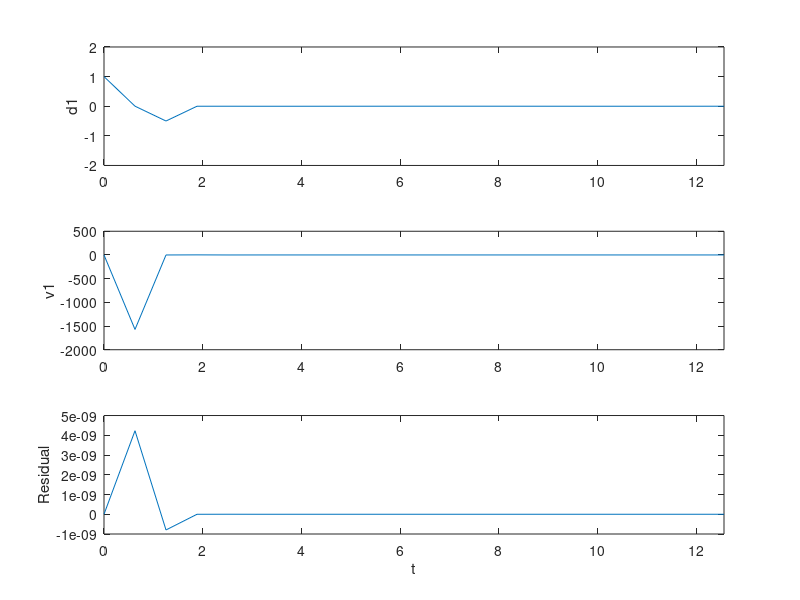
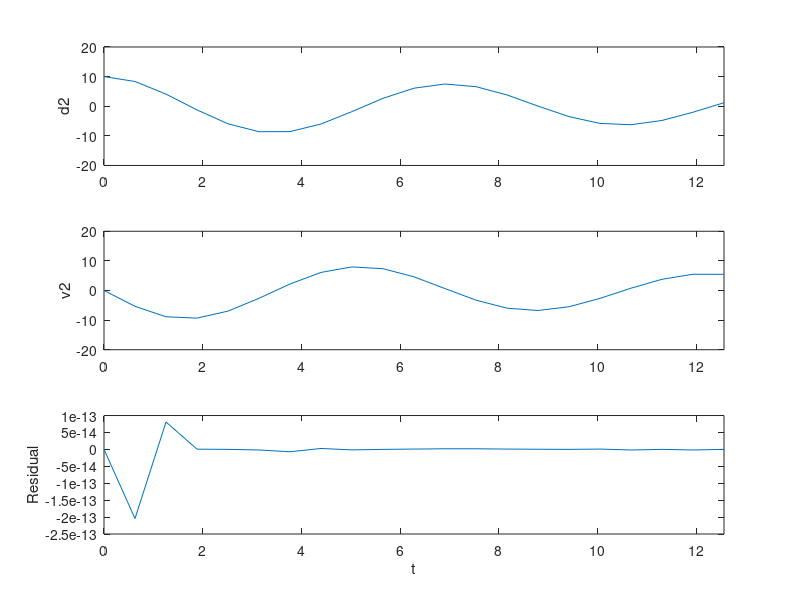

Source code (MATLAB) for these figures, in order:
% Ingrid Lan - Feb. 2020
% Hughes Section 9.3 Exercise 16
% Linear IVP: Md'' + Kd = 0, where d = [d1; d2]
clear all; clc; clf; close all;

% System parameters
m1    = 1.0;
m2    = 1.0;
k1    = 1.0E4;
k2    = 1.0;

M = [m1, 0; 0, m2];
K = [k1 + k2, -k2; -k2, k2];

% Determine eigenvalues & eigenvectors
% Substituting d = A*sin(wt) into the system yields 
% -M A w^2 sin(wt) + K A sin(wt) = 0
% K A = w^2 M A
[evec, eval] = eig(K, M);
w = sqrt(diag(eval));

% Time stepping
% oscillation period T1 = 2 * pi / w1
T  = 2*pi / w(1);
dt = T / 10;
NN = 2;
t = 0 : dt : NN * T; % run for NN periods

d = zeros(2, length(t));        % Displacement
v = zeros(2, length(t));        % Velocity
a = zeros(2, length(t));        % Acceleration
r = zeros(2, length(t));        % Residual (for debugging)

% Initial conditions
d(:, 1) = [1; 10];
v(:, 1) = [0;  0];
a(:, 1) = M \ (-K * d(:, 1));

% (a): damped_Newmark
% (b): gen-alpha-2nd_order_IVP
% (c): gen-alpha-1st_order_IVP
method = 'b';

switch method
    
    % ================= Damped Newmark-beta ================= %
    case 'a'
        
        method_name = 'damped_Newmark';

        gamma = 0.6;
        beta  = 0.3025;
        
        for i = 2 : length(t)
            
            % Predictors
            d_predictor = d(:, i - 1) + dt * v(:, i - 1) + ...
                          dt^2 / 2 * (1 - 2 * beta) * a(:, i - 1);
            v_predictor = v(:, i - 1) + (1 - gamma) * dt * a(:, i - 1);
            
            % Recursion relation for a_(n+1)
            a(:, i) = (M + beta * dt^2 * K) \ -K * d_predictor;
            
            d(:, i) = d_predictor + beta * dt^2 * a(:, i);
            v(:, i) = v_predictor + gamma * dt * a(:, i);
            
            % Compute residual
            r(:, i) = M * a(:, i) + K * d(:, i);
            
        end
                
    % ================= Gen-alpha for 2nd-order IVP ================= %
    case 'b'
        
        method_name = 'gen-alpha-2nd_order_IVP';
        
        % Reference: Chung & Hulbert (1993). A time integration algorithm
        % for structural dynamics with improved numerical dissipation: The
        % generalized-alpha method.
        
        rho_inf = 0.0;
        
        alpha_m = (2.0 - rho_inf) / (1 + rho_inf);
        alpha_f = 1 / (1 + rho_inf);
        gamma   = 0.5 + alpha_m - alpha_f;
        beta    = (1 + alpha_m - alpha_f)^2 / 4; 
        
        for i = 2 : length(t)
            d_n = d(:, i - 1);
            v_n = v(:, i - 1);
            a_n = a(:, i - 1);
            
            % Solve K_eff * a_(n+1) = F_eff
            K_eff = alpha_m * M + alpha_f * beta * dt^2 * K;
            F_eff = -(1 - alpha_m) * M * a_n - ...
                    K * ( d_n + alpha_f * dt * v_n + ...
                    alpha_f * dt^2 / 2 * (1 - 2 * beta) * a_n );
                
            a(:, i) = K_eff \ F_eff;
            v(:, i) = v_n + dt * ( (1 - gamma) * a_n + gamma * a(:, i) );
            d(:, i) = d_n + dt * v_n + dt^2 / 2 * ...
                      ( (1 - 2 * beta) * a_n + 2 * beta * a(:, i) );
            
            % Compute residual
            r(:, i) = M * ( (1-alpha_m) * a(:, i-1) + alpha_m * a(:, i) ) ...
                + K * ( (1-alpha_f) * d(:, i-1) + alpha_f * d(:, i) );
            
        end
                
    % ================= Gen-alpha for 1st-order IVP ================= %
    case 'c'
        
        method_name = 'gen-alpha-1st_order_IVP';
        
        % Reference: Kadapa et al. (2017). On the advantages of using the
        % first-order generalized-alpha scheme for structural dynamic problems.
        
        rho_inf = 0.5;
        
        alpha_m = 0.5 * (3 - rho_inf) / (1 + rho_inf);
        alpha_f = 1 / (1 + rho_inf);
        gamma   = 0.5 + alpha_m - alpha_f;
        
        dot_d = zeros(2, length(t));    % Time derivative of displacement
        dot_v = zeros(2, length(t));    % Time derivative of velocity
        
        % Initial conditions
        dot_d(:, 1) = [0; 0];
        dot_v(:, 1) = M \ (-K * d(:, 1));
        
        for i = 2 : length(t)
            
            d_n = d(:, i - 1);
            v_n = v(:, i - 1);
            dot_d_n = dot_d(:, i - 1);
            dot_v_n = dot_v(:, i - 1);
            
            % Solve K_eff * d_(n+1) = F_eff
            K_eff = alpha_m^2 / (alpha_f * gamma^2 * dt^2) * M + alpha_f * K;
            F_eff = -(1 - alpha_m) * M * dot_v_n - (1 - alpha_f) * K * d_n + ...
                    alpha_m * M * ( alpha_m / (alpha_f * gamma^2 * dt^2) * d_n + ...
                    1 / (alpha_f * gamma * dt) * v_n - (gamma - 1) / gamma * dot_v_n - ...
                    (gamma - alpha_m) / (alpha_f * gamma^2 * dt) * dot_d_n );
            
            d(:, i) = K_eff \ F_eff;
            dot_d(:, i) = 1 / (gamma * dt) * ( d(:, i) - d_n ) + ...
                          (gamma - 1) / gamma * dot_d_n;
            v(:, i) = alpha_m / (alpha_f * gamma * dt) * ( d(:, i) - d_n ) + ...
                      (gamma - alpha_m) / (gamma * alpha_f) * dot_d_n + ...
                      (alpha_f - 1) / alpha_f * v_n;
            dot_v(:, i) = alpha_m / (alpha_f * gamma^2 * dt^2) * ( d(:, i) - d_n ) - ...
                          1 / (alpha_f * gamma * dt) * v_n + ...
                          (gamma - 1) / gamma * dot_v_n + ...
                          (gamma - alpha_m) / (alpha_f * gamma^2 * dt) * dot_d_n;
            
            % Compute residual
            r(:, i) = M * dot_v(:, i) + K * d(:, i);
            
        end
        

end


figure;
subplot(3, 1, 1); plot(0 : dt : dt*(length(t) - 1), d(1, :)); 
ylabel('d1'); xlim([0, NN*T]); ylim([-2, 2])
subplot(3, 1, 2); plot(0 : dt : dt*(length(t) - 1), v(1, :)); 
ylabel('v1'); xlim([0, NN*T]); % ylim([-80, 80]);
subplot(3, 1, 3); plot(0 : dt : dt*(length(t) - 1), r(1, :));
ylabel('Residual'); xlim([0, NN*T]); xlabel('t');
%saveas(gcf, [method_name, '_1.png']);

figure;
subplot(3, 1, 1); plot(0 : dt : dt*(length(t) - 1), d(2, :));
ylabel('d2'); xlim([0, NN*T]); ylim([-20, 20]);
subplot(3, 1, 2); plot(0 : dt : dt*(length(t) - 1), v(2, :));
ylabel('v2'); xlim([0, NN*T]); ylim([-20, 20]);
subplot(3, 1, 3); plot(0 : dt : dt*(length(t) - 1), r(2, :)); 
ylabel('Residual'); xlim([0, NN*T]); xlabel('t');

%saveas(gcf, [method_name, '_2.png']);
